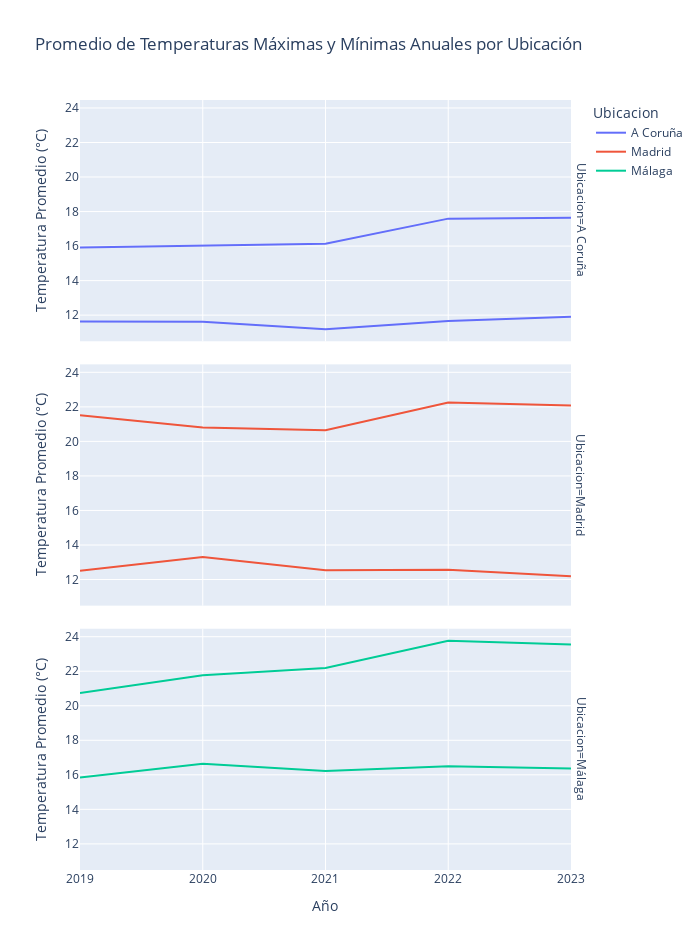

Notebook source saved alongside this figure:
### Code cell
df_anual_promedio = df_descargado.groupby(["Ubicacion", "Año"]).agg({"Temp Max (ºC)": "mean", "Temp Min (ºC)": "mean"}).reset_index()

fig = px.line(df_anual_promedio, x="Año", y=["Temp Max (ºC)", "Temp Min (ºC)"],
              color="Ubicacion", facet_row="Ubicacion",
              labels={"value": "Temperatura Promedio (°C)", "Año": "Año"},
              title="Promedio de Temperaturas Máximas y Mínimas Anuales por Ubicación")

fig.update_layout(xaxis_title='Año', yaxis_title='Temperatura Promedio (°C)',
                  height=950, width=700)

fig.show()

### Figure 1 — Plotly figure (JSON) as saved in the notebook; plotly's stock layout.template omitted (floating-point values rounded to 4 significant figures)
{"data": [{"hovertemplate": "Ubicacion=A Coruña<br>variable=Temp Max (ºC)<br>Año=%{x}<br>Temperatura Promedio (°C)=%{y}<extra></extra>", "legendgroup": "A Coruña", "line": {"color": "#636efa", "dash": "solid"}, "marker": {"symbol": "circle"}, "mode": "lines", "name": "A Coruña", "orientation": "v", "showlegend": true, "type": "scatter", "x": [2019, 2020, 2021, 2022, 2023], "xaxis": "x3", "y": [15.92, 16.01, 16.13, 17.59, 17.64], "yaxis": "y3"}, {"hovertemplate": "Ubicacion=A Coruña<br>variable=Temp Min (ºC)<br>Año=%{x}<br>Temperatura Promedio (°C)=%{y}<extra></extra>", "legendgroup": "A Coruña", "line": {"color": "#636efa", "dash": "solid"}, "marker": {"symbol": "circle"}, "mode": "lines", "name": "A Coruña", "orientation": "v", "showlegend": false, "type": "scatter", "x": [2019, 2020, 2021, 2022, 2023], "xaxis": "x3", "y": [11.64, 11.62, 11.19, 11.67, 11.91], "yaxis": "y3"}, {"hovertemplate": "Ubicacion=Madrid<br>variable=Temp Max (ºC)<br>Año=%{x}<br>Temperatura Promedio (°C)=%{y}<extra></extra>", "legendgroup": "Madrid", "line": {"color": "#EF553B", "dash": "solid"}, "marker": {"symbol": "circle"}, "mode": "lines", "name": "Madrid", "orientation": "v", "showlegend": true, "type": "scatter", "x": [2019, 2020, 2021, 2022, 2023], "xaxis": "x2", "y": [21.52, 20.8, 20.64, 22.26, 22.09], "yaxis": "y2"}, {"hovertemplate": "Ubicacion=Madrid<br>variable=Temp Min (ºC)<br>Año=%{x}<br>Temperatura Promedio (°C)=%{y}<extra></extra>", "legendgroup": "Madrid", "line": {"color": "#EF553B", "dash": "solid"}, "marker": {"symbol": "circle"}, "mode": "lines", "name": "Madrid", "orientation": "v", "showlegend": false, "type": "scatter", "x": [2019, 2020, 2021, 2022, 2023], "xaxis": "x2", "y": [12.51, 13.31, 12.54, 12.56, 12.2], "yaxis": "y2"}, {"hovertemplate": "Ubicacion=Málaga<br>variable=Temp Max (ºC)<br>Año=%{x}<br>Temperatura Promedio (°C)=%{y}<extra></extra>", "legendgroup": "Málaga", "line": {"color": "#00cc96", "dash": "solid"}, "marker": {"symbol": "circle"}, "mode": "lines", "name": "Málaga", "orientation": "v", "showlegend": true, "type": "scatter", "x": [2019, 2020, 2021, 2022, 2023], "xaxis": "x", "y": [20.74, 21.77, 22.18, 23.76, 23.54], "yaxis": "y"}, {"hovertemplate": "Ubicacion=Málaga<br>variable=Temp Min (ºC)<br>Año=%{x}<br>Temperatura Promedio (°C)=%{y}<extra></extra>", "legendgroup": "Málaga", "line": {"color": "#00cc96", "dash": "solid"}, "marker": {"symbol": "circle"}, "mode": "lines", "name": "Málaga", "orientation": "v", "showlegend": false, "type": "scatter", "x": [2019, 2020, 2021, 2022, 2023], "xaxis": "x", "y": [15.85, 16.64, 16.22, 16.49, 16.37], "yaxis": "y"}], "layout": {"annotations": [{"font": {}, "showarrow": false, "text": "Ubicacion=Málaga", "textangle": 90, "x": 0.98, "xanchor": "left", "xref": "paper", "y": 0.1567, "yanchor": "middle", "yref": "paper"}, {"font": {}, "showarrow": false, "text": "Ubicacion=Madrid", "textangle": 90, "x": 0.98, "xanchor": "left", "xref": "paper", "y": 0.5, "yanchor": "middle", "yref": "paper"}, {"font": {}, "showarrow": false, "text": "Ubicacion=A Coruña", "textangle": 90, "x": 0.98, "xanchor": "left", "xref": "paper", "y": 0.8433, "yanchor": "middle", "yref": "paper"}], "height": 950, "legend": {"title": {"text": "Ubicacion"}, "tracegroupgap": 0}, "title": {"text": "Promedio de Temperaturas Máximas y Mínimas Anuales por Ubicación"}, "width": 700, "xaxis": {"anchor": "y", "domain": [0, 0.98], "title": {"text": "Año"}}, "xaxis2": {"anchor": "y2", "domain": [0, 0.98], "matches": "x", "showticklabels": false}, "xaxis3": {"anchor": "y3", "domain": [0, 0.98], "matches": "x", "showticklabels": false}, "yaxis": {"anchor": "x", "domain": [0, 0.3133], "title": {"text": "Temperatura Promedio (°C)"}}, "yaxis2": {"anchor": "x2", "domain": [0.3433, 0.6567], "matches": "y", "title": {"text": "Temperatura Promedio (°C)"}}, "yaxis3": {"anchor": "x3", "domain": [0.6867, 1.0], "matches": "y", "title": {"text": "Temperatura Promedio (°C)"}}}}
